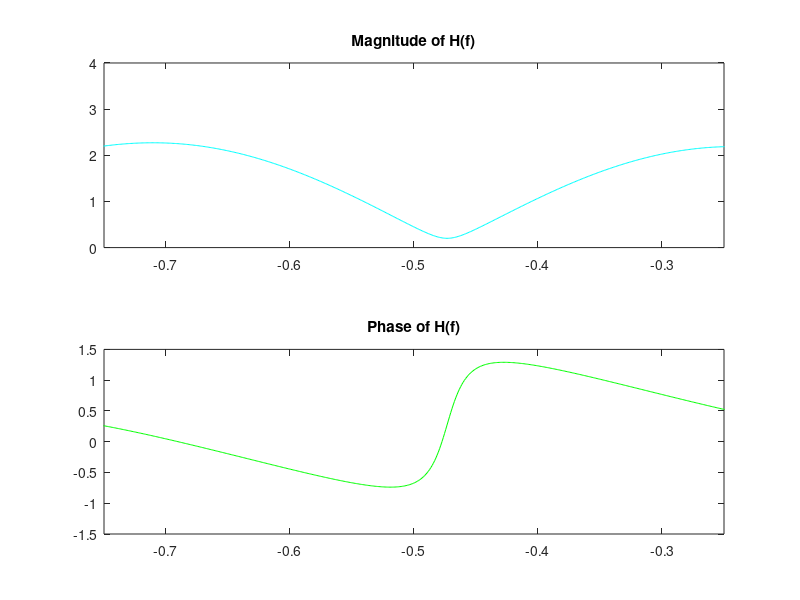
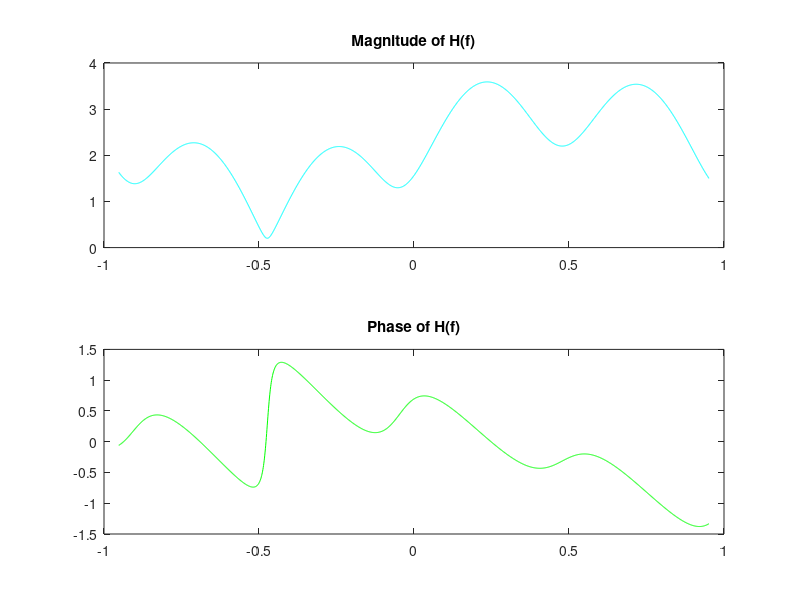
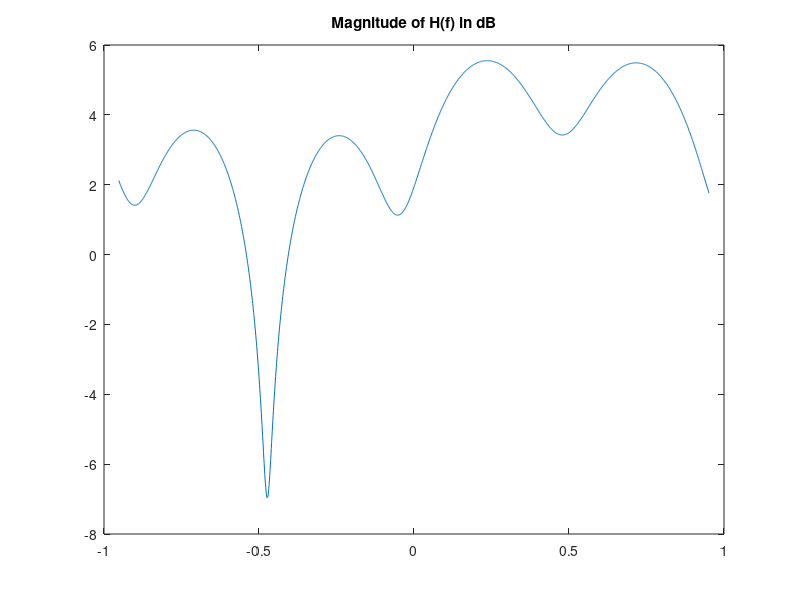
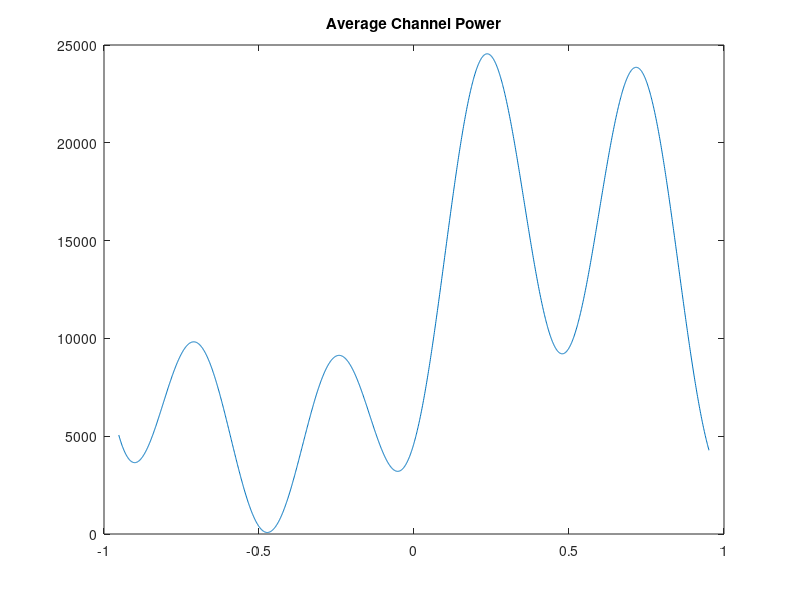

These charts were generated, in order, by the following MATLAB code: (Note: a time limit stopped this script after it produced the figures.)
dt = 0.001;
bc = 0.47619;
t = -2*bc:dt:2*bc;

h = 2.*exp(-1j.*2.*pi.*t.*0.1)+1j.*exp(-1j.*2.*pi.*t.*0.64)-0.8.*exp(-1j.*2.*pi.*t.*2.2);

h_ma = abs(h);
h_ph = angle(h);

grid on;

figure;
subplot(2,1,1);
plot(t, h_ma, 'c'); xlim([-0.75, -0.25]);
title('Magnitude of H(f)');
subplot(2,1,2);
plot(t, h_ph, 'g'); xlim([-0.75, -0.25]);
title('Phase of H(f)');
print('13_close','-dpng');

figure;
subplot(2,1,1);
plot(t, h_ma, 'c');
title('Magnitude of H(f)');
subplot(2,1,2);
plot(t, h_ph, 'g');
title('Phase of H(f)');
print('13','-dpng');

y = 10*log10(h_ma);

figure;
plot(t,y);
title('Magnitude of H(f) in dB');
print('13_c','-dpng');

sum = 0;

for n = -2*bc/dt : dt : 2*bc/dt
    sum = sum + abs(h).^2.*dt;
end

figure;
plot(t,sum);
title('Average Channel Power');
print('13_c2','-dpng');

sum2 = 0;

for n = -2/dt : dt : 2/dt
    sum2 = sum2 + abs(h).^2.*dt;
end

figure;
plot(t,sum2);
title('Average Channel Power Normalized');
print('13_d','-dpng');
